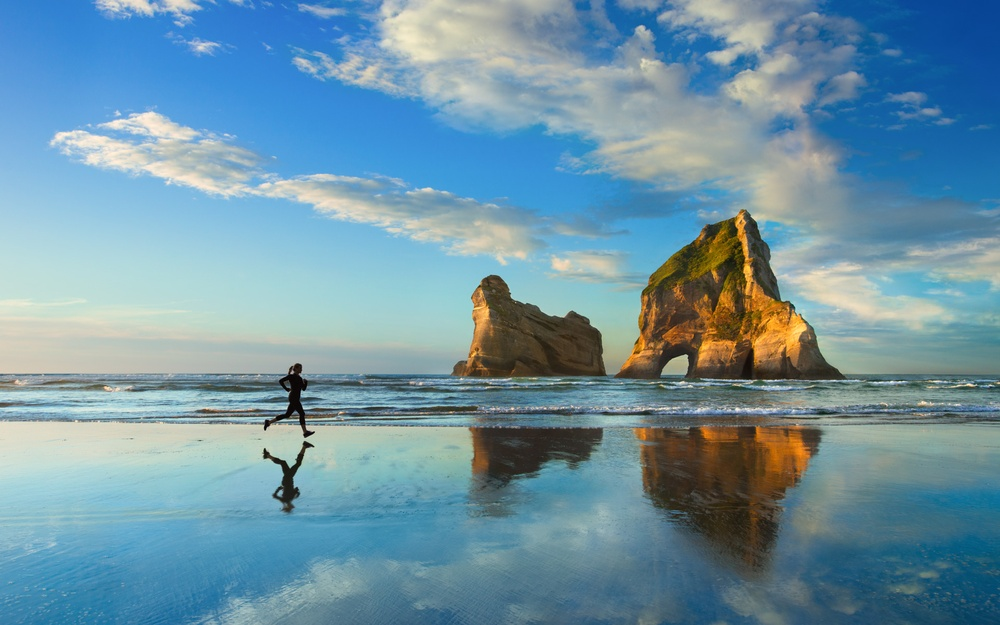
#> input picture img/img1.jpg, 1000 x 625 px, shrunk from 1920 x 1200 before the run
$ python day.py
#> lines starting #> are read from the running program, lines starting #| are printed output that depends on the picture
import numpy as np
from imageio import imread, imwrite
import cv2

img = imread('img1.jpg')
#> img is the input picture: shape (625, 1000, 3); mean R, G, B 111.1, 148, 164.3

arr = img * np.array( [0.1, 0.2, 0.5])
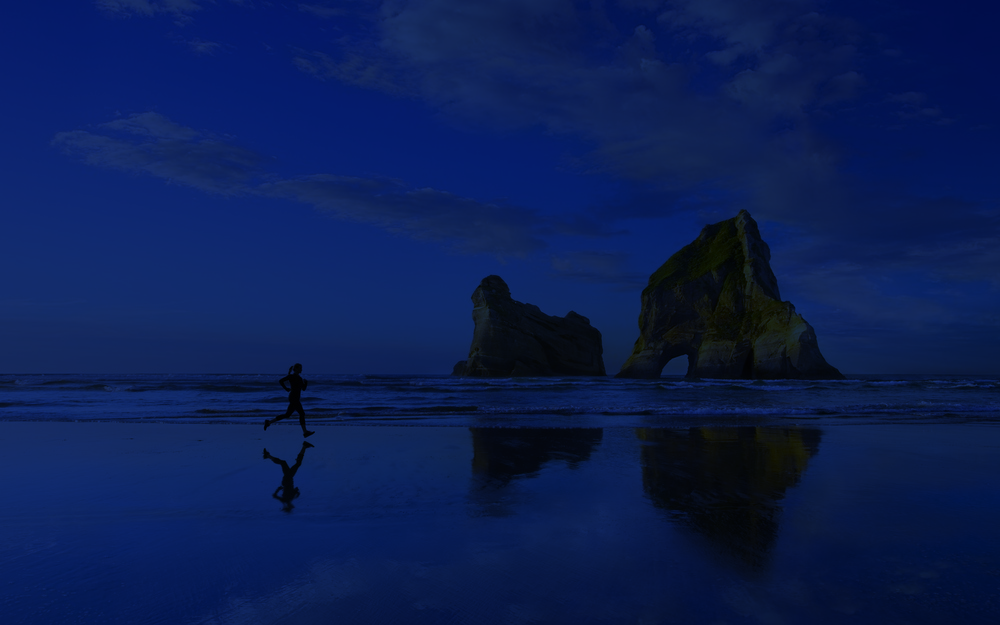
#> arr: shape (625, 1000, 3) float64; mean R, G, B 11.1, 29.6, 82.1

arr2 = (255*arr/arr.max()).astype(np. uint8)
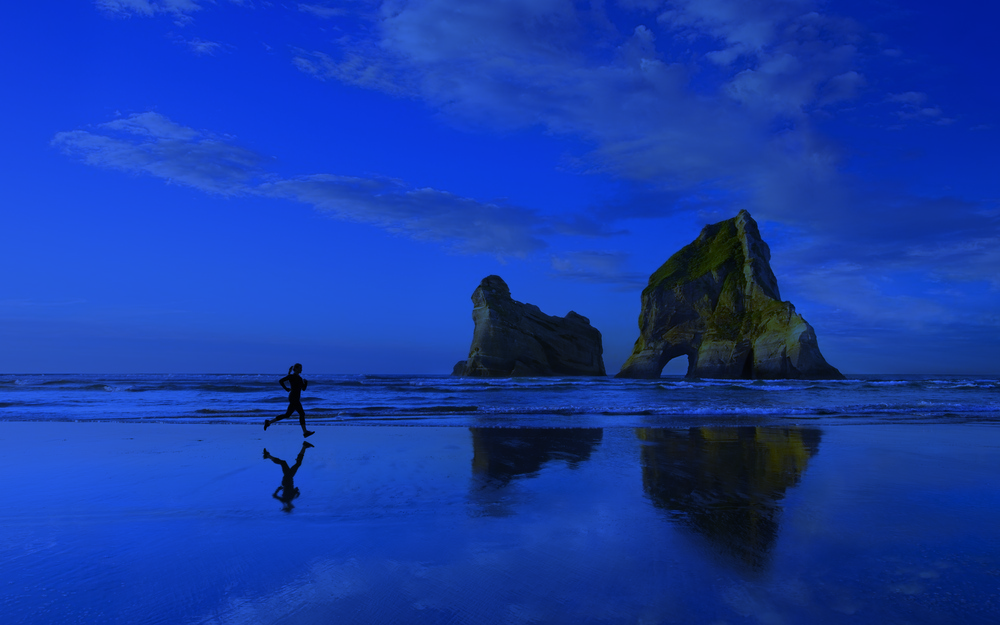
#> arr2: shape (625, 1000, 3); mean R, G, B 22.1, 59.6, 166.4

imwrite('night.png',arr2)

img2 = cv2.imread('night.png')

gamma = 2

gamma_img = np.array(255*(img2/255) **gamma, dtype = 'uint8')
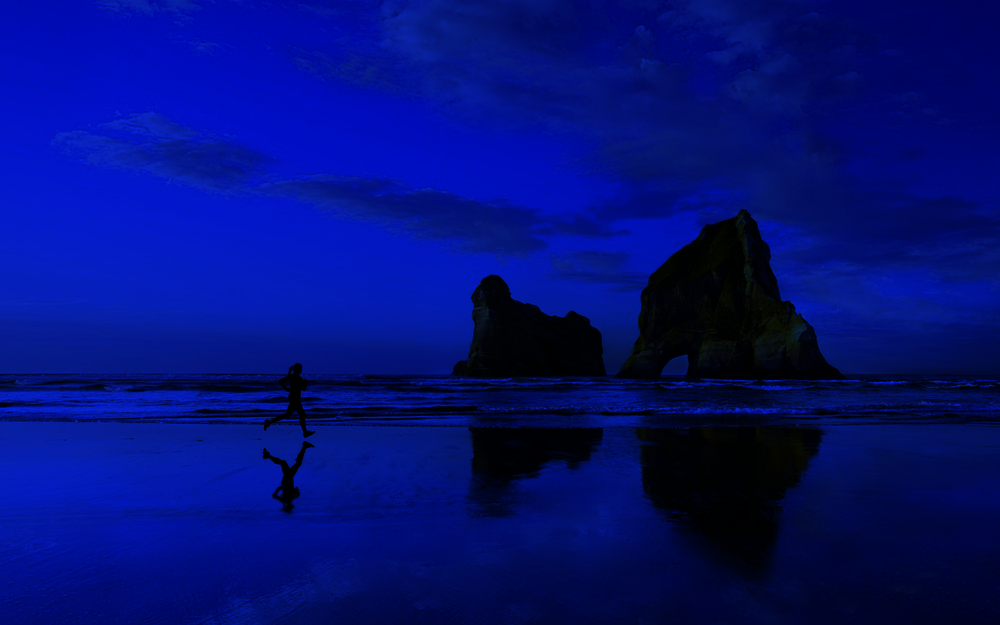
#> gamma_img: shape (625, 1000, 3); mean B, G, R 119.1, 14.9, 1.9

cv2.imwrite('night_final.png',gamma_img)

print("Conversion Done!")
